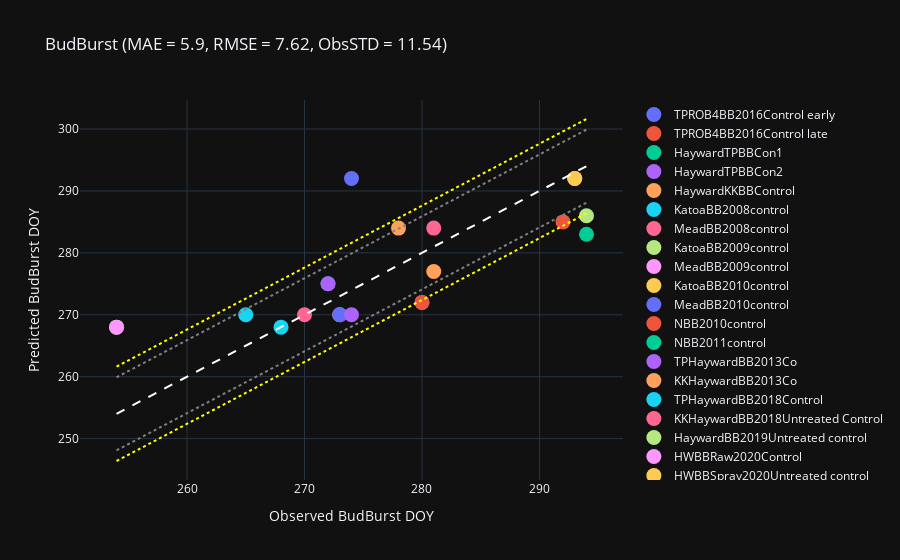

The notebook cell this image was saved under:
### Code cell
predicted_budbreak_doy, observed_budbreak_doy = TestObject._best_value_plot(best_val)

### Figure 1 — Plotly figure (JSON) as saved in the notebook; plotly's stock layout.template omitted (floating-point values rounded to 4 significant figures)
{"data": [{"marker": {"size": 15}, "mode": "markers", "name": "TPROB4BB2016Control early", "type": "scatter", "x": [280], "y": [272]}, {"marker": {"size": 15}, "mode": "markers", "name": "TPROB4BB2016Control late", "type": "scatter", "x": [280], "y": [272]}, {"marker": {"size": 15}, "mode": "markers", "name": "HaywardTPBBCon1", "type": "scatter", "x": [272], "y": [275]}, {"marker": {"size": 15}, "mode": "markers", "name": "HaywardTPBBCon2", "type": "scatter", "x": [272], "y": [275]}, {"marker": {"size": 15}, "mode": "markers", "name": "HaywardKKBBControl", "type": "scatter", "x": [278], "y": [284]}, {"marker": {"size": 15}, "mode": "markers", "name": "KatoaBB2008control", "type": "scatter", "x": [265], "y": [270]}, {"marker": {"size": 15}, "mode": "markers", "name": "MeadBB2008control", "type": "scatter", "x": [270], "y": [270]}, {"marker": {"size": 15}, "mode": "markers", "name": "KatoaBB2009control", "type": "scatter", "x": [254], "y": [268]}, {"marker": {"size": 15}, "mode": "markers", "name": "MeadBB2009control", "type": "scatter", "x": [254], "y": [268]}, {"marker": {"size": 15}, "mode": "markers", "name": "KatoaBB2010control", "type": "scatter", "x": [273], "y": [270]}, {"marker": {"size": 15}, "mode": "markers", "name": "MeadBB2010control", "type": "scatter", "x": [273], "y": [270]}, {"marker": {"size": 15}, "mode": "markers", "name": "NBB2010control", "type": "scatter", "x": [292], "y": [285]}, {"marker": {"size": 15}, "mode": "markers", "name": "NBB2011control", "type": "scatter", "x": [294], "y": [283]}, {"marker": {"size": 15}, "mode": "markers", "name": "TPHaywardBB2013Co", "type": "scatter", "x": [274], "y": [270]}, {"marker": {"size": 15}, "mode": "markers", "name": "KKHaywardBB2013Co", "type": "scatter", "x": [281], "y": [277]}, {"marker": {"size": 15}, "mode": "markers", "name": "TPHaywardBB2018Control", "type": "scatter", "x": [268], "y": [268]}, {"marker": {"size": 15}, "mode": "markers", "name": "KKHaywardBB2018Untreated Control", "type": "scatter", "x": [281], "y": [284]}, {"marker": {"size": 15}, "mode": "markers", "name": "HaywardBB2019Untreated control", "type": "scatter", "x": [294], "y": [286]}, {"marker": {"size": 15}, "mode": "markers", "name": "HWBBRaw2020Control", "type": "scatter", "x": [293], "y": [292]}, {"marker": {"size": 15}, "mode": "markers", "name": "HWBBSpray2020Untreated control", "type": "scatter", "x": [293], "y": [292]}, {"marker": {"size": 15}, "mode": "markers", "name": "HW-Budbreak2020Control", "type": "scatter", "x": [274], "y": [292]}, {"line": {"color": "white", "dash": "dash"}, "mode": "lines", "name": "1:1 Line", "type": "scatter", "x": [254, 294], "y": [254, 294]}, {"line": {"color": "grey", "dash": "dot"}, "mode": "lines", "name": "+MAE", "type": "scatter", "x": [254, 294], "y": [259.9, 299.9]}, {"line": {"color": "grey", "dash": "dot"}, "mode": "lines", "name": "-MAE", "type": "scatter", "x": [254, 294], "y": [248.1, 288.1]}, {"line": {"color": "yellow", "dash": "dot"}, "mode": "lines", "name": "+RMSE", "type": "scatter", "x": [254, 294], "y": [261.6, 301.6]}, {"line": {"color": "yellow", "dash": "dot"}, "mode": "lines", "name": "-RMSE", "type": "scatter", "x": [254, 294], "y": [246.4, 286.4]}], "layout": {"title": {"text": "BudBurst (MAE = 5.9, RMSE = 7.62, ObsSTD = 11.54)"}, "xaxis": {"title": {"text": "Observed BudBurst DOY"}}, "yaxis": {"title": {"text": "Predicted BudBurst DOY"}}}}
